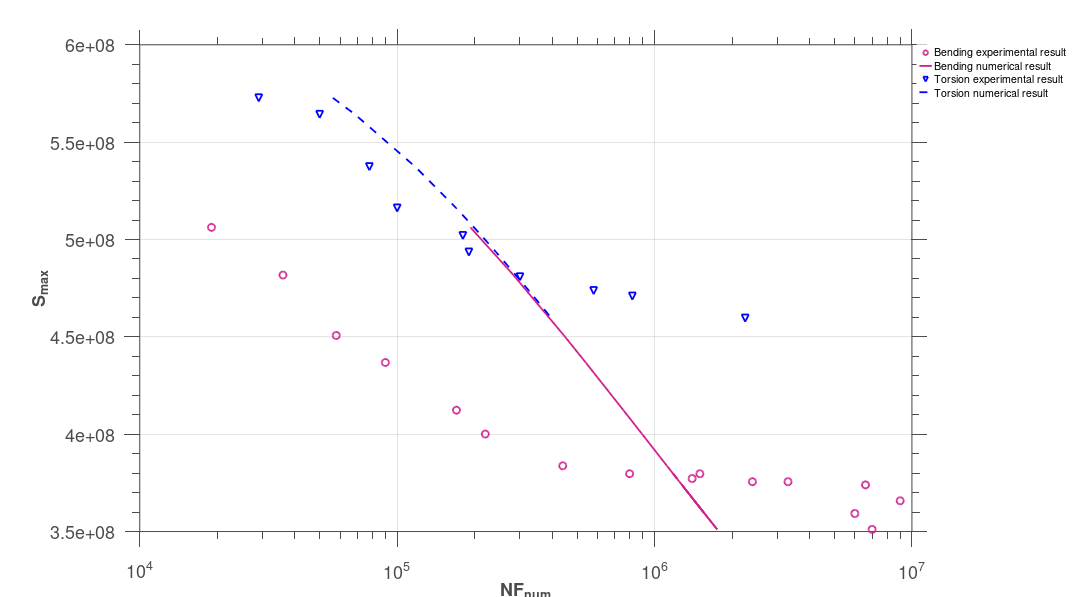

Write MATLAB code to recreate this figure. (Note: this script raises an error after producing the figure.)
clc;
clear;
close all;
% steel SM45C data from Jabbado thesis
%-------------------------------------------------bending--------------------------------
y=638e6;
k=1e9;
E=213e9;
nu=0.3;                     %poisson's ratio
a=0.1;
W0=45e9;
lam=0.1;
b=1.2;
fb=b;
m=0;%mean tension

%---------------a b correspond to high and low bounds of cyclic load, 1 2
%correspond to  different parameters comparison------------------
NFben=[1.9E4 3.6E4 5.8E4 9E4 1.7E5 2.2E5 4.4E5 8E5 1.4E6 1.5E6 2.4E6 3.3E6 6E6 6.6E6 7E6 9E6] ;
stressben=[6.2E8 5.9E8 5.52E8 5.35E8 5.05E8 4.9E8 4.7E8 4.65E8 4.62E8 4.65E8 4.6E8 4.6E8 4.4E8 4.58E8 4.3E8 4.48E8];%to get Smaxben
n=1;
while n<length(stressben)+1
hydromax=1/3*sum(stressben(n)+m +0+0);
hydromin=1/3*sum(-stressben(n)+m +0+0);
hydromean=1/2*sqrt(hydromax^2+hydromin^2);
devmax=[stressben(n)+m 0 0 ;0 0  0 ;0 0 0 ]-hydromax*eye(3);
devmin=[-stressben(n)+m 0 0 ;0 0 0 ;0 0 0 ]-hydromin*eye(3);
devmean=1/2*(norm(devmax,'fro')+norm(devmin,'fro'));
Smaxben_m(n)=norm(devmean,'fro');
%--------to get average smin--------
yield_min=y-lam.*hydromax;
Smaxbenmax(n)=norm(devmax,'fro');
sminmin(n)=yield_min.*Smaxbenmax(n).^-1;

yield_max=y-lam.*hydromin;
Smaxbenmin(n)=norm(devmin,'fro');
sminmax(n)=yield_max.*Smaxbenmin(n).^-1;

yield_m(n)=(yield_min+yield_max)/2;
alphamax(n)=(1-a.*(sminmax(n)-1).^-fb);
alphamin(n)=(1-a.*(sminmin(n)-1).^-fb);
alpben_m(n)=(alphamax(n)+alphamin(n))/2;

n=n+1;
end
%control lam to make min(sminmin)>1
min(sminmin)
%--------use average smin to get NF--------
NFben_num=(1-alpben_m).^-1*W0*E*(E+k*nu)*b*(b+1)*((4*(E-k)*(1+nu)*(b-1)))^-1.*yield_m.^(b-1).*Smaxben_m.^(-b-1);

%-------------------------------------------------torsion--------------------------------
stresstor=[4.05E8 3.99E8 3.80E8 3.65E8 3.55E8 3.49E8 3.40E8 3.35E8 3.33E8 3.25E8];%to get Smaxtor
NFtor=[2.9E4 5E4 7.8E4 1E5 1.8E5 1.9E5 3E5 5.8E5 8.2E5 2.25E6];
n=1;
while n<length(stresstor)+1
hydromax=1/3*sum(m +0+0);
hydromin=1/3*sum(m +0+0);
hydromean=1/2*sqrt(hydromax^2+hydromin^2);
devmax=[m stresstor(n) 0 ;stresstor(n) 0  0 ;0 0 0 ]-hydromax*eye(3);
devmin=[m stresstor(n) 0 ;stresstor(n) 0 0 ;0 0 0 ]-hydromin*eye(3);
devmean=1/2*(norm(devmax,'fro')+norm(devmin,'fro'));
Smaxtor_m(n)=norm(devmean,'fro');
%--------to get average smin--------
yield_min=y-lam.*hydromax;
Smaxtormax(n)=norm(devmax,'fro');
sminmin(n)=yield_min.*Smaxtormax(n).^-1;

yield_max=y-lam.*hydromin;
Smaxtormin(n)=norm(devmin,'fro');
sminmax(n)=yield_max.*Smaxtormin(n).^-1;

yieldtor_m(n)=(yield_min+yield_max)/2;
alphamax(n)=(1-a.*(sminmax(n)-1).^-fb);
alphamin(n)=(1-a.*(sminmin(n)-1).^-fb);
alptor_m(n)=(alphamax(n)+alphamin(n))/2;

n=n+1;
end
%control lam to make min(sminmin)>1
min(sminmin)
%--------use average smin to get NF--------
NFtor_num=(1-alptor_m).^-1*W0*E*(E+k*nu)*b*(b+1)*((4*(E-k)*(1+nu)*(b-1)))^-1.*yieldtor_m.^(b-1).*Smaxtor_m.^(-b-1);


figure(1);
ben_exp=semilogx(NFben,Smaxben_m,'o','MarkerSize',12,'LineWidth', 3,'MarkerEdgeColor',[208 32 144]/255, 'MarkerFaceColor','none');
hold on;
tor_exp=semilogx(NFtor,Smaxtor_m,'v','MarkerSize',12,'LineWidth', 3,'MarkerEdgeColor','b', 'MarkerFaceColor','none');
ben_num=semilogx(NFben_num,Smaxben_m,'-','color',[208 32 144]/255,'LineWidth', 3);
tor_num=semilogx(NFtor_num,Smaxtor_m,'--b','LineWidth', 3);
set(gca ,'FontSize',30);
hXLabel = xlabel('NF_{num}','Fontsize',30, 'FontWeight' , 'bold');
hYLabel = ylabel('S_{max}','Fontsize',30, 'FontWeight' , 'bold');
hLegend=legend([ben_exp,ben_num,tor_exp,tor_num],...
    'Bending experimental result','Bending numerical result',...
    'Torsion experimental result','Torsion numerical result','location','bestoutside');
set(hLegend, 'FontSize', 18);
set(hLegend,'Box','on');
set(hLegend,'EdgeColor',[1 1 1]); %set the edge colour of the legend to white 
% Adjust font
set(gca, 'FontName', 'Helvetica')
% Adjust axes properties
set(gca, 'Box', 'on', 'TickDir', 'out', 'TickLength', [.02 .02], ...
    'XMinorTick', 'on', 'YMinorTick', 'on', 'YGrid', 'on', 'XGrid', 'on',...
    'XColor', [.3 .3 .3], 'YColor', [.3 .3 .3], ...
    'LineWidth', 1)
set(gcf,'color','w'); %set figure background transparent
set(gca,'color','w'); %set axis transparent
% Maximize print figure
set(gcf,'outerposition',get(0,'screensize'));
set(gcf, 'PaperPositionMode', 'manual');
set(gcf, 'PaperUnits', 'points'); %[ {inches} | centimeters | normalized | points ]
set(gcf, 'PaperPosition', [0 0 1800 1000]); %set(gcf,'PaperPosition',[left,bottom,width,height])

%% 
figure(2);
err_ben = loglog(NFben,NFben_num,'o','MarkerSize',12,'LineWidth', 3,'MarkerEdgeColor',[208 32 144]/255, 'MarkerFaceColor','none');
hold on;
err_tor = loglog(NFtor,NFtor_num,'v','MarkerSize',12,'LineWidth', 3,'MarkerEdgeColor','b', 'MarkerFaceColor','none');
set(gca ,'FontSize',30);
hXLabel = xlabel('NF_{exp}','Fontsize',30, 'FontWeight' , 'bold');
hYLabel = ylabel('NF_{num}','Fontsize',30, 'FontWeight' , 'bold');
x=1e4:1000:1e8;
y0=x;
hold on;
py0=loglog(x,y0,'k','LineWidth',3);
y1=2.*x;
y2=0.5.*x;
py1=loglog(x,y1, '--k','LineWidth',3);
py2=loglog(x,y2, '--k','LineWidth',3);
axis equal;
axis([1e4 1e7 1e4 1e7]);
set(gca,'xtick',[1e4 1e5 1e6 1e7]); 
set(gca,'ytick',[1e4 1e5 1e6 1e7]); 
hLegend=legend([err_ben,err_tor],...
    'Bending test on SM45(R=-1)','Torsion test on SM45(R=-1)',...
   'location','bestoutside');
set(hLegend, 'FontSize', 18);
set(hLegend,'Box','on');
set(hLegend,'EdgeColor',[1 1 1]); %set the edge colour of the legend to white 
% Adjust font
set(gca, 'FontName', 'Helvetica')
% Adjust axes properties
set(gca, 'Box', 'on', 'TickDir', 'out', 'TickLength', [.02 .02], ...
    'XMinorTick', 'on', 'YMinorTick', 'on', 'YGrid', 'on', 'XGrid', 'on',...
    'XColor', [.3 .3 .3], 'YColor', [.3 .3 .3], ...
    'LineWidth', 1)
set(gcf,'color','w'); %set figure background transparent
set(gca,'color','w'); %set axis transparent
% Maximize print figure
set(gcf,'outerposition',get(0,'screensize'));
set(gcf, 'PaperPositionMode', 'manual');
set(gcf, 'PaperUnits', 'points'); %[ {inches} | centimeters | normalized | points ]
set(gcf, 'PaperPosition', [0 0 1800 1000]); %set(gcf,'PaperPosition',[left,bottom,width,height])
figure(1);
saveas(gcf,'F:\Git\Anew\figures\bt1D_SM45C_sn.png');
figure(2);
saveas(gcf,'F:\Git\Anew\figures\bt1D_SM45C_err1.png');
sp=actxserver('SAPI.SpVoice');
sp.Speak('done done done');

% figure(3);
% plot(Smaxben,'b')
% hold on 
% plot(Smaxtor,'r')
